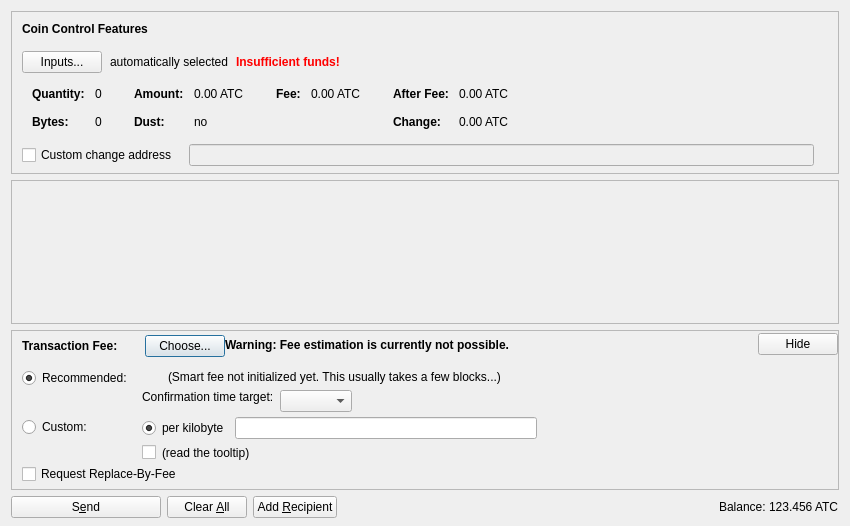
<?xml version="1.0" encoding="UTF-8"?>
<ui version="4.0">
 <class>SendCoinsDialog</class>
 <widget class="QDialog" name="SendCoinsDialog">
  <property name="geometry">
   <rect>
    <x>0</x>
    <y>0</y>
    <width>850</width>
    <height>526</height>
   </rect>
  </property>
  <property name="windowTitle">
   <string>Send Coins</string>
  </property>
  <layout class="QVBoxLayout" name="verticalLayout" stretch="0,1,0,0">
   <property name="bottomMargin">
    <number>8</number>
   </property>
   <item>
    <widget class="QFrame" name="frameCoinControl">
     <property name="sizePolicy">
      <sizepolicy hsizetype="Expanding" vsizetype="Expanding">
       <horstretch>0</horstretch>
       <verstretch>0</verstretch>
      </sizepolicy>
     </property>
     <property name="maximumSize">
      <size>
       <width>16777215</width>
       <height>16777215</height>
      </size>
     </property>
     <property name="frameShape">
      <enum>QFrame::StyledPanel</enum>
     </property>
     <property name="frameShadow">
      <enum>QFrame::Sunken</enum>
     </property>
     <layout class="QVBoxLayout" name="verticalLayoutCoinControl2">
      <property name="spacing">
       <number>0</number>
      </property>
      <property name="leftMargin">
       <number>0</number>
      </property>
      <property name="topMargin">
       <number>0</number>
      </property>
      <property name="rightMargin">
       <number>0</number>
      </property>
      <property name="bottomMargin">
       <number>6</number>
      </property>
      <item>
       <layout class="QVBoxLayout" name="verticalLayoutCoinControl" stretch="0,0,0,0,1">
        <property name="spacing">
         <number>0</number>
        </property>
        <property name="leftMargin">
         <number>10</number>
        </property>
        <property name="topMargin">
         <number>10</number>
        </property>
        <item>
         <layout class="QHBoxLayout" name="horizontalLayoutCoinControl1">
          <property name="bottomMargin">
           <number>15</number>
          </property>
          <item>
           <widget class="QLabel" name="labelCoinControlFeatures">
            <property name="sizePolicy">
             <sizepolicy hsizetype="Preferred" vsizetype="Maximum">
              <horstretch>0</horstretch>
              <verstretch>0</verstretch>
             </sizepolicy>
            </property>
            <property name="font">
             <font>
              <weight>75</weight>
              <bold>true</bold>
             </font>
            </property>
            <property name="styleSheet">
             <string notr="true">font-weight:bold;</string>
            </property>
            <property name="text">
             <string>Coin Control Features</string>
            </property>
           </widget>
          </item>
         </layout>
        </item>
        <item>
         <layout class="QHBoxLayout" name="horizontalLayoutCoinControl2" stretch="0,0,0,0">
          <property name="spacing">
           <number>8</number>
          </property>
          <property name="bottomMargin">
           <number>10</number>
          </property>
          <item>
           <widget class="QPushButton" name="pushButtonCoinControl">
            <property name="styleSheet">
             <string notr="true"/>
            </property>
            <property name="text">
             <string>Inputs...</string>
            </property>
            <property name="autoDefault">
             <bool>false</bool>
            </property>
           </widget>
          </item>
          <item>
           <widget class="QLabel" name="labelCoinControlAutomaticallySelected">
            <property name="text">
             <string>automatically selected</string>
            </property>
            <property name="margin">
             <number>5</number>
            </property>
           </widget>
          </item>
          <item>
           <widget class="QLabel" name="labelCoinControlInsuffFunds">
            <property name="font">
             <font>
              <weight>75</weight>
              <bold>true</bold>
             </font>
            </property>
            <property name="styleSheet">
             <string notr="true">color:red;font-weight:bold;</string>
            </property>
            <property name="text">
             <string>Insufficient funds!</string>
            </property>
            <property name="margin">
             <number>5</number>
            </property>
           </widget>
          </item>
          <item>
           <spacer name="horizontalSpacerCoinControl">
            <property name="orientation">
             <enum>Qt::Horizontal</enum>
            </property>
            <property name="sizeHint" stdset="0">
             <size>
              <width>40</width>
              <height>1</height>
             </size>
            </property>
           </spacer>
          </item>
         </layout>
        </item>
        <item>
         <widget class="QWidget" name="widgetCoinControl" native="true">
          <property name="sizePolicy">
           <sizepolicy hsizetype="Preferred" vsizetype="Preferred">
            <horstretch>0</horstretch>
            <verstretch>0</verstretch>
           </sizepolicy>
          </property>
          <property name="minimumSize">
           <size>
            <width>0</width>
            <height>0</height>
           </size>
          </property>
          <property name="styleSheet">
           <string notr="true"/>
          </property>
          <layout class="QHBoxLayout" name="horizontalLayoutCoinControl5">
           <property name="leftMargin">
            <number>0</number>
           </property>
           <property name="topMargin">
            <number>0</number>
           </property>
           <property name="rightMargin">
            <number>0</number>
           </property>
           <property name="bottomMargin">
            <number>0</number>
           </property>
           <item>
            <layout class="QHBoxLayout" name="horizontalLayoutCoinControl3" stretch="0,0,0,1">
             <property name="spacing">
              <number>20</number>
             </property>
             <property name="topMargin">
              <number>0</number>
             </property>
             <property name="bottomMargin">
              <number>10</number>
             </property>
             <item>
              <layout class="QFormLayout" name="formLayoutCoinControl1">
               <property name="horizontalSpacing">
                <number>10</number>
               </property>
               <property name="verticalSpacing">
                <number>14</number>
               </property>
               <property name="leftMargin">
                <number>10</number>
               </property>
               <property name="topMargin">
                <number>4</number>
               </property>
               <property name="rightMargin">
                <number>6</number>
               </property>
               <item row="0" column="0">
                <widget class="QLabel" name="labelCoinControlQuantityText">
                 <property name="font">
                  <font>
                   <weight>75</weight>
                   <bold>true</bold>
                  </font>
                 </property>
                 <property name="text">
                  <string>Quantity:</string>
                 </property>
                 <property name="margin">
                  <number>0</number>
                 </property>
                </widget>
               </item>
               <item row="0" column="1">
                <widget class="QLabel" name="labelCoinControlQuantity">
                 <property name="cursor">
                  <cursorShape>IBeamCursor</cursorShape>
                 </property>
                 <property name="contextMenuPolicy">
                  <enum>Qt::ActionsContextMenu</enum>
                 </property>
                 <property name="text">
                  <string notr="true">0</string>
                 </property>
                 <property name="margin">
                  <number>0</number>
                 </property>
                 <property name="textInteractionFlags">
                  <set>Qt::LinksAccessibleByMouse|Qt::TextSelectableByKeyboard|Qt::TextSelectableByMouse</set>
                 </property>
                </widget>
               </item>
               <item row="1" column="0">
                <widget class="QLabel" name="labelCoinControlBytesText">
                 <property name="font">
                  <font>
                   <weight>75</weight>
                   <bold>true</bold>
                  </font>
                 </property>
                 <property name="text">
                  <string>Bytes:</string>
                 </property>
                </widget>
               </item>
               <item row="1" column="1">
                <widget class="QLabel" name="labelCoinControlBytes">
                 <property name="cursor">
                  <cursorShape>IBeamCursor</cursorShape>
                 </property>
                 <property name="contextMenuPolicy">
                  <enum>Qt::ActionsContextMenu</enum>
                 </property>
                 <property name="text">
                  <string notr="true">0</string>
                 </property>
                 <property name="textInteractionFlags">
                  <set>Qt::LinksAccessibleByMouse|Qt::TextSelectableByKeyboard|Qt::TextSelectableByMouse</set>
                 </property>
                </widget>
               </item>
              </layout>
             </item>
             <item>
              <layout class="QFormLayout" name="formLayoutCoinControl2">
               <property name="horizontalSpacing">
                <number>10</number>
               </property>
               <property name="verticalSpacing">
                <number>14</number>
               </property>
               <property name="leftMargin">
                <number>6</number>
               </property>
               <property name="topMargin">
                <number>4</number>
               </property>
               <property name="rightMargin">
                <number>6</number>
               </property>
               <item row="0" column="0">
                <widget class="QLabel" name="labelCoinControlAmountText">
                 <property name="font">
                  <font>
                   <weight>75</weight>
                   <bold>true</bold>
                  </font>
                 </property>
                 <property name="text">
                  <string>Amount:</string>
                 </property>
                 <property name="margin">
                  <number>0</number>
                 </property>
                </widget>
               </item>
               <item row="0" column="1">
                <widget class="QLabel" name="labelCoinControlAmount">
                 <property name="cursor">
                  <cursorShape>IBeamCursor</cursorShape>
                 </property>
                 <property name="contextMenuPolicy">
                  <enum>Qt::ActionsContextMenu</enum>
                 </property>
                 <property name="text">
                  <string notr="true">0.00 ATC</string>
                 </property>
                 <property name="textInteractionFlags">
                  <set>Qt::LinksAccessibleByMouse|Qt::TextSelectableByKeyboard|Qt::TextSelectableByMouse</set>
                 </property>
                </widget>
               </item>
               <item row="1" column="0">
                <widget class="QLabel" name="labelCoinControlLowOutputText">
                 <property name="font">
                  <font>
                   <weight>75</weight>
                   <bold>true</bold>
                  </font>
                 </property>
                 <property name="text">
                  <string>Dust:</string>
                 </property>
                </widget>
               </item>
               <item row="1" column="1">
                <widget class="QLabel" name="labelCoinControlLowOutput">
                 <property name="cursor">
                  <cursorShape>IBeamCursor</cursorShape>
                 </property>
                 <property name="contextMenuPolicy">
                  <enum>Qt::ActionsContextMenu</enum>
                 </property>
                 <property name="text">
                  <string notr="true">no</string>
                 </property>
                 <property name="textInteractionFlags">
                  <set>Qt::LinksAccessibleByMouse|Qt::TextSelectableByKeyboard|Qt::TextSelectableByMouse</set>
                 </property>
                </widget>
               </item>
              </layout>
             </item>
             <item>
              <layout class="QFormLayout" name="formLayoutCoinControl3">
               <property name="horizontalSpacing">
                <number>10</number>
               </property>
               <property name="verticalSpacing">
                <number>14</number>
               </property>
               <property name="leftMargin">
                <number>6</number>
               </property>
               <property name="topMargin">
                <number>4</number>
               </property>
               <property name="rightMargin">
                <number>6</number>
               </property>
               <item row="0" column="0">
                <widget class="QLabel" name="labelCoinControlFeeText">
                 <property name="font">
                  <font>
                   <weight>75</weight>
                   <bold>true</bold>
                  </font>
                 </property>
                 <property name="text">
                  <string>Fee:</string>
                 </property>
                 <property name="margin">
                  <number>0</number>
                 </property>
                </widget>
               </item>
               <item row="0" column="1">
                <widget class="QLabel" name="labelCoinControlFee">
                 <property name="cursor">
                  <cursorShape>IBeamCursor</cursorShape>
                 </property>
                 <property name="contextMenuPolicy">
                  <enum>Qt::ActionsContextMenu</enum>
                 </property>
                 <property name="text">
                  <string notr="true">0.00 ATC</string>
                 </property>
                 <property name="textInteractionFlags">
                  <set>Qt::LinksAccessibleByMouse|Qt::TextSelectableByKeyboard|Qt::TextSelectableByMouse</set>
                 </property>
                </widget>
               </item>
              </layout>
             </item>
             <item>
              <layout class="QFormLayout" name="formLayoutCoinControl4">
               <property name="horizontalSpacing">
                <number>10</number>
               </property>
               <property name="verticalSpacing">
                <number>14</number>
               </property>
               <property name="leftMargin">
                <number>6</number>
               </property>
               <property name="topMargin">
                <number>4</number>
               </property>
               <property name="rightMargin">
                <number>6</number>
               </property>
               <item row="0" column="0">
                <widget class="QLabel" name="labelCoinControlAfterFeeText">
                 <property name="font">
                  <font>
                   <weight>75</weight>
                   <bold>true</bold>
                  </font>
                 </property>
                 <property name="text">
                  <string>After Fee:</string>
                 </property>
                 <property name="margin">
                  <number>0</number>
                 </property>
                </widget>
               </item>
               <item row="0" column="1">
                <widget class="QLabel" name="labelCoinControlAfterFee">
                 <property name="cursor">
                  <cursorShape>IBeamCursor</cursorShape>
                 </property>
                 <property name="contextMenuPolicy">
                  <enum>Qt::ActionsContextMenu</enum>
                 </property>
                 <property name="text">
                  <string notr="true">0.00 ATC</string>
                 </property>
                 <property name="textInteractionFlags">
                  <set>Qt::LinksAccessibleByMouse|Qt::TextSelectableByKeyboard|Qt::TextSelectableByMouse</set>
                 </property>
                </widget>
               </item>
               <item row="1" column="0">
                <widget class="QLabel" name="labelCoinControlChangeText">
                 <property name="font">
                  <font>
                   <weight>75</weight>
                   <bold>true</bold>
                  </font>
                 </property>
                 <property name="text">
                  <string>Change:</string>
                 </property>
                </widget>
               </item>
               <item row="1" column="1">
                <widget class="QLabel" name="labelCoinControlChange">
                 <property name="cursor">
                  <cursorShape>IBeamCursor</cursorShape>
                 </property>
                 <property name="contextMenuPolicy">
                  <enum>Qt::ActionsContextMenu</enum>
                 </property>
                 <property name="text">
                  <string notr="true">0.00 ATC</string>
                 </property>
                 <property name="textInteractionFlags">
                  <set>Qt::LinksAccessibleByMouse|Qt::TextSelectableByKeyboard|Qt::TextSelectableByMouse</set>
                 </property>
                </widget>
               </item>
              </layout>
             </item>
            </layout>
           </item>
          </layout>
         </widget>
        </item>
        <item>
         <layout class="QHBoxLayout" name="horizontalLayoutCoinControl4" stretch="0,0,0">
          <property name="spacing">
           <number>12</number>
          </property>
          <property name="sizeConstraint">
           <enum>QLayout::SetDefaultConstraint</enum>
          </property>
          <property name="topMargin">
           <number>5</number>
          </property>
          <property name="rightMargin">
           <number>5</number>
          </property>
          <item>
           <widget class="QCheckBox" name="checkBoxCoinControlChange">
            <property name="toolTip">
             <string>If this is activated, but the change address is empty or invalid, change will be sent to a newly generated address.</string>
            </property>
            <property name="text">
             <string>Custom change address</string>
            </property>
           </widget>
          </item>
          <item>
           <widget class="QValidatedLineEdit" name="lineEditCoinControlChange">
            <property name="enabled">
             <bool>false</bool>
            </property>
            <property name="sizePolicy">
             <sizepolicy hsizetype="Expanding" vsizetype="Fixed">
              <horstretch>0</horstretch>
              <verstretch>0</verstretch>
             </sizepolicy>
            </property>
           </widget>
          </item>
          <item>
           <widget class="QLabel" name="labelCoinControlChangeLabel">
            <property name="sizePolicy">
             <sizepolicy hsizetype="Preferred" vsizetype="Expanding">
              <horstretch>0</horstretch>
              <verstretch>0</verstretch>
             </sizepolicy>
            </property>
            <property name="minimumSize">
             <size>
              <width>0</width>
              <height>0</height>
             </size>
            </property>
            <property name="text">
             <string/>
            </property>
            <property name="margin">
             <number>3</number>
            </property>
           </widget>
          </item>
         </layout>
        </item>
        <item>
         <spacer name="verticalSpacerCoinControl">
          <property name="orientation">
           <enum>Qt::Vertical</enum>
          </property>
          <property name="sizeHint" stdset="0">
           <size>
            <width>800</width>
            <height>1</height>
           </size>
          </property>
         </spacer>
        </item>
       </layout>
      </item>
     </layout>
    </widget>
   </item>
   <item>
    <widget class="QScrollArea" name="scrollArea">
     <property name="widgetResizable">
      <bool>true</bool>
     </property>
     <widget class="QWidget" name="scrollAreaWidgetContents">
      <property name="geometry">
       <rect>
        <x>0</x>
        <y>0</y>
        <width>830</width>
        <height>104</height>
       </rect>
      </property>
      <layout class="QVBoxLayout" name="verticalLayout_2" stretch="0,1">
       <property name="leftMargin">
        <number>0</number>
       </property>
       <property name="topMargin">
        <number>0</number>
       </property>
       <property name="rightMargin">
        <number>0</number>
       </property>
       <property name="bottomMargin">
        <number>0</number>
       </property>
       <item>
        <layout class="QVBoxLayout" name="entries">
         <property name="spacing">
          <number>6</number>
         </property>
        </layout>
       </item>
       <item>
        <spacer name="verticalSpacer">
         <property name="orientation">
          <enum>Qt::Vertical</enum>
         </property>
         <property name="sizeHint" stdset="0">
          <size>
           <width>20</width>
           <height>40</height>
          </size>
         </property>
        </spacer>
       </item>
      </layout>
     </widget>
    </widget>
   </item>
   <item>
    <widget class="QFrame" name="frameFee">
     <property name="sizePolicy">
      <sizepolicy hsizetype="Expanding" vsizetype="Expanding">
       <horstretch>0</horstretch>
       <verstretch>0</verstretch>
      </sizepolicy>
     </property>
     <property name="maximumSize">
      <size>
       <width>16777215</width>
       <height>16777215</height>
      </size>
     </property>
     <property name="frameShape">
      <enum>QFrame::StyledPanel</enum>
     </property>
     <property name="frameShadow">
      <enum>QFrame::Sunken</enum>
     </property>
     <layout class="QVBoxLayout" name="verticalLayoutFee1">
      <property name="spacing">
       <number>0</number>
      </property>
      <property name="leftMargin">
       <number>0</number>
      </property>
      <property name="topMargin">
       <number>0</number>
      </property>
      <property name="rightMargin">
       <number>0</number>
      </property>
      <property name="bottomMargin">
       <number>0</number>
      </property>
      <item>
       <layout class="QVBoxLayout" name="verticalLayoutFee2" stretch="0,0,0">
        <property name="spacing">
         <number>0</number>
        </property>
        <property name="leftMargin">
         <number>10</number>
        </property>
        <property name="topMargin">
         <number>0</number>
        </property>
        <item>
         <layout class="QHBoxLayout" name="horizontalLayoutFee1">
          <property name="bottomMargin">
           <number>0</number>
          </property>
          <item>
           <layout class="QVBoxLayout" name="verticalLayoutFee7">
            <property name="spacing">
             <number>0</number>
            </property>
            <item>
             <spacer name="verticalSpacerSmartFee">
              <property name="orientation">
               <enum>Qt::Vertical</enum>
              </property>
              <property name="sizeType">
               <enum>QSizePolicy::Fixed</enum>
              </property>
              <property name="sizeHint" stdset="0">
               <size>
                <width>1</width>
                <height>4</height>
               </size>
              </property>
             </spacer>
            </item>
            <item>
             <layout class="QHBoxLayout" name="horizontalLayoutSmartFee">
              <property name="spacing">
               <number>10</number>
              </property>
              <item>
               <widget class="QLabel" name="labelFeeHeadline">
                <property name="sizePolicy">
                 <sizepolicy hsizetype="Preferred" vsizetype="Maximum">
                  <horstretch>0</horstretch>
                  <verstretch>0</verstretch>
                 </sizepolicy>
                </property>
                <property name="font">
                 <font>
                  <weight>75</weight>
                  <bold>true</bold>
                 </font>
                </property>
                <property name="styleSheet">
                 <string notr="true">font-weight:bold;</string>
                </property>
                <property name="text">
                 <string>Transaction Fee:</string>
                </property>
               </widget>
              </item>
              <item>
               <widget class="QLabel" name="labelFeeMinimized">
                <property name="text">
                 <string/>
                </property>
               </widget>
              </item>
              <item>
               <widget class="QPushButton" name="buttonChooseFee">
                <property name="text">
                 <string>Choose...</string>
                </property>
               </widget>
              </item>
             </layout>
            </item>
            <item>
             <spacer name="verticalSpacer_5">
              <property name="orientation">
               <enum>Qt::Vertical</enum>
              </property>
              <property name="sizeHint" stdset="0">
               <size>
                <width>1</width>
                <height>1</height>
               </size>
              </property>
             </spacer>
            </item>
           </layout>
          </item>
          <item>
           <widget class="QLabel" name="fallbackFeeWarningLabel">
            <property name="toolTip">
             <string>Using the fallbackfee can result in sending a transaction that will take several hours or days (or never) to confirm. Consider choosing your fee manually or wait until you have validated the complete chain.</string>
            </property>
            <property name="font">
            <font>
                <weight>75</weight>
                <bold>true</bold>
            </font>
            </property>
            <property name="text">
             <string>Warning: Fee estimation is currently not possible.</string>
            </property>
            <property name="wordWrap">
             <bool>false</bool>
            </property>
           </widget>
          </item>
          <item>
           <spacer name="horizontalSpacer_4">
            <property name="orientation">
             <enum>Qt::Horizontal</enum>
            </property>
            <property name="sizeType">
             <enum>QSizePolicy::MinimumExpanding</enum>
            </property>
            <property name="sizeHint" stdset="0">
             <size>
              <width>40</width>
              <height>20</height>
             </size>
            </property>
           </spacer>
          </item>
          <item>
           <widget class="QPushButton" name="buttonMinimizeFee">
            <property name="toolTip">
             <string>collapse fee-settings</string>
            </property>
            <property name="text">
             <string>Hide</string>
            </property>
           </widget>
          </item>
         </layout>
        </item>
        <item>
         <widget class="QFrame" name="frameFeeSelection">
          <layout class="QVBoxLayout" name="verticalLayoutFee12">
           <property name="spacing">
            <number>0</number>
           </property>
           <property name="leftMargin">
            <number>0</number>
           </property>
           <property name="topMargin">
            <number>0</number>
           </property>
           <property name="rightMargin">
            <number>0</number>
           </property>
           <property name="bottomMargin">
            <number>0</number>
           </property>
           <item>
            <layout class="QGridLayout" name="gridLayoutFee">
             <property name="topMargin">
              <number>10</number>
             </property>
             <property name="bottomMargin">
              <number>4</number>
             </property>
             <property name="horizontalSpacing">
              <number>10</number>
             </property>
             <property name="verticalSpacing">
              <number>4</number>
             </property>
             <item row="1" column="1">
              <layout class="QVBoxLayout" name="verticalLayoutFee8">
               <property name="spacing">
                <number>6</number>
               </property>
               <item>
                <layout class="QHBoxLayout" name="horizontalLayoutFee13">
                 <item>
                  <widget class="QRadioButton" name="radioCustomPerKilobyte">
                   <property name="toolTip">
                    <string>If the custom fee is set to 1000 satoshis and the transaction is only 250 bytes, then &quot;per kilobyte&quot; only pays 250 satoshis in fee, while &quot;total at least&quot; pays 1000 satoshis. For transactions bigger than a kilobyte both pay by kilobyte.</string>
                   </property>
                   <property name="text">
                    <string>per kilobyte</string>
                   </property>
                   <property name="checked">
                    <bool>true</bool>
                   </property>
                   <attribute name="buttonGroup">
                    <string notr="true">groupCustomFee</string>
                   </attribute>
                  </widget>
                 </item>
                 <item>
                  <widget class="BitcoinAmountField" name="customFee"/>
                 </item>
                 <item>
                  <spacer name="horizontalSpacer_6">
                   <property name="orientation">
                    <enum>Qt::Horizontal</enum>
                   </property>
                   <property name="sizeHint" stdset="0">
                    <size>
                     <width>1</width>
                     <height>1</height>
                    </size>
                   </property>
                  </spacer>
                 </item>
                </layout>
               </item>
               <item>
                <layout class="QHBoxLayout" name="horizontalLayoutFee8">
                 <item>
                  <widget class="QCheckBox" name="checkBoxMinimumFee">
                   <property name="toolTip">
                    <string>Paying only the minimum fee is just fine as long as there is less transaction volume than space in the blocks. But be aware that this can end up in a never confirming transaction once there is more demand for ateccoin transactions than the network can process.</string>
                   </property>
                   <property name="text">
                    <string/>
                   </property>
                  </widget>
                 </item>
                 <item>
                  <widget class="QLabel" name="labelMinFeeWarning">
                   <property name="enabled">
                    <bool>true</bool>
                   </property>
                   <property name="toolTip">
                    <string>Paying only the minimum fee is just fine as long as there is less transaction volume than space in the blocks. But be aware that this can end up in a never confirming transaction once there is more demand for ateccoin transactions than the network can process.</string>
                   </property>
                   <property name="text">
                    <string>(read the tooltip)</string>
                   </property>
                   <property name="margin">
                    <number>5</number>
                   </property>
                  </widget>
                 </item>
                 <item>
                  <spacer name="horizontalSpacer_2">
                   <property name="orientation">
                    <enum>Qt::Horizontal</enum>
                   </property>
                   <property name="sizeHint" stdset="0">
                    <size>
                     <width>1</width>
                     <height>1</height>
                    </size>
                   </property>
                  </spacer>
                 </item>
                </layout>
               </item>
              </layout>
             </item>
             <item row="0" column="0">
              <layout class="QVBoxLayout" name="verticalLayoutFee4" stretch="0,1">
               <item>
                <widget class="QRadioButton" name="radioSmartFee">
                 <property name="text">
                  <string>Recommended:</string>
                 </property>
                 <property name="checked">
                  <bool>true</bool>
                 </property>
                 <attribute name="buttonGroup">
                  <string notr="true">groupFee</string>
                 </attribute>
                </widget>
               </item>
               <item>
                <spacer name="verticalSpacer_2">
                 <property name="orientation">
                  <enum>Qt::Vertical</enum>
                 </property>
                 <property name="sizeHint" stdset="0">
                  <size>
                   <width>1</width>
                   <height>1</height>
                  </size>
                 </property>
                </spacer>
               </item>
              </layout>
             </item>
             <item row="1" column="0">
              <layout class="QVBoxLayout" name="verticalLayoutFee9" stretch="0,1">
               <item>
                <widget class="QRadioButton" name="radioCustomFee">
                 <property name="text">
                  <string>Custom:</string>
                 </property>
                 <attribute name="buttonGroup">
                  <string notr="true">groupFee</string>
                 </attribute>
                </widget>
               </item>
               <item>
                <spacer name="verticalSpacer_6">
                 <property name="orientation">
                  <enum>Qt::Vertical</enum>
                 </property>
                 <property name="sizeHint" stdset="0">
                  <size>
                   <width>1</width>
                   <height>1</height>
                  </size>
                 </property>
                </spacer>
               </item>
              </layout>
             </item>
             <item row="0" column="1">
              <layout class="QVBoxLayout" name="verticalLayoutFee3" stretch="0,0,1">
               <property name="spacing">
                <number>6</number>
               </property>
               <property name="topMargin">
                <number>2</number>
               </property>
               <item>
                <layout class="QHBoxLayout" name="horizontalLayoutFee12">
                 <item>
                  <widget class="QLabel" name="labelSmartFee">
                   <property name="text">
                    <string/>
                   </property>
                   <property name="margin">
                    <number>2</number>
                   </property>
                  </widget>
                 </item>
                 <item>
                  <widget class="QLabel" name="labelFeeEstimation">
                   <property name="text">
                    <string/>
                   </property>
                  </widget>
                 </item>
                 <item>
                  <widget class="QLabel" name="labelSmartFee2">
                   <property name="text">
                    <string>(Smart fee not initialized yet. This usually takes a few blocks...)</string>
                   </property>
                   <property name="margin">
                    <number>2</number>
                   </property>
                  </widget>
                 </item>
                 <item>
                  <spacer name="horizontalSpacer_5">
                   <property name="orientation">
                    <enum>Qt::Horizontal</enum>
                   </property>
                   <property name="sizeHint" stdset="0">
                    <size>
                     <width>1</width>
                     <height>1</height>
                    </size>
                   </property>
                  </spacer>
                 </item>
                </layout>
               </item>
               <item>
                <layout class="QHBoxLayout" name="horizontalLayoutFee9">
                 <item>
                  <layout class="QVBoxLayout" name="verticalLayoutFee6">
                   <item>
                    <widget class="QLabel" name="labelSmartFee3">
                     <property name="text">
                      <string>Confirmation time target:</string>
                     </property>
                     <property name="margin">
                      <number>2</number>
                     </property>
                    </widget>
                   </item>
                   <item>
                    <spacer name="verticalSpacer_3">
                     <property name="orientation">
                      <enum>Qt::Vertical</enum>
                     </property>
                     <property name="sizeHint" stdset="0">
                      <size>
                       <width>1</width>
                       <height>1</height>
                      </size>
                     </property>
                    </spacer>
                   </item>
                  </layout>
                 </item>
                 <item>
                  <layout class="QVBoxLayout" name="verticalLayoutFee5">
                   <property name="rightMargin">
                    <number>30</number>
                   </property>
                   <item>
                    <layout class="QHBoxLayout" name="horizontalLayoutConfTarget">
                     <property name="bottomMargin">
                      <number>0</number>
                     </property>
                     <item>
                      <widget class="QComboBox" name="confTargetSelector"/>
                     </item>
                     <item>
                      <spacer name="horizontalSpacerConfTarget">
                       <property name="orientation">
                        <enum>Qt::Horizontal</enum>
                       </property>
                       <property name="sizeHint" stdset="0">
                        <size>
                         <width>40</width>
                         <height>20</height>
                        </size>
                       </property>
                      </spacer>
                     </item>
                    </layout>
                   </item>
                  </layout>
                 </item>
                </layout>
               </item>
               <item>
                <spacer name="verticalSpacer_4">
                 <property name="orientation">
                  <enum>Qt::Vertical</enum>
                 </property>
                 <property name="sizeHint" stdset="0">
                  <size>
                   <width>1</width>
                   <height>1</height>
                  </size>
                 </property>
                </spacer>
               </item>
              </layout>
             </item>
            </layout>
           </item>
           <item>
            <widget class="QCheckBox" name="optInRBF">
             <property name="text">
              <string>Request Replace-By-Fee</string>
             </property>
             <property name="toolTip">
              <string>Indicates that the sender may wish to replace this transaction with a new one paying higher fees (prior to being confirmed).</string>
             </property>
            </widget>
           </item>
          </layout>
         </widget>
        </item>
        <item>
         <spacer name="verticalSpacerFee">
          <property name="orientation">
           <enum>Qt::Vertical</enum>
          </property>
          <property name="sizeHint" stdset="0">
           <size>
            <width>40</width>
            <height>5</height>
           </size>
          </property>
         </spacer>
        </item>
       </layout>
      </item>
     </layout>
    </widget>
   </item>
   <item>
    <layout class="QHBoxLayout" name="horizontalLayout">
     <item>
      <widget class="QPushButton" name="sendButton">
       <property name="minimumSize">
        <size>
         <width>150</width>
         <height>0</height>
        </size>
       </property>
       <property name="toolTip">
        <string>Confirm the send action</string>
       </property>
       <property name="text">
        <string>S&amp;end</string>
       </property>
       <property name="icon">
        <iconset resource="../bitcoin.qrc">
         <normaloff>:/icons/send</normaloff>:/icons/send</iconset>
       </property>
       <property name="autoDefault">
        <bool>false</bool>
       </property>
       <property name="default">
        <bool>false</bool>
       </property>
      </widget>
     </item>
     <item>
      <widget class="QPushButton" name="clearButton">
       <property name="sizePolicy">
        <sizepolicy hsizetype="Minimum" vsizetype="Fixed">
         <horstretch>0</horstretch>
         <verstretch>0</verstretch>
        </sizepolicy>
       </property>
       <property name="toolTip">
        <string>Clear all fields of the form.</string>
       </property>
       <property name="text">
        <string>Clear &amp;All</string>
       </property>
       <property name="icon">
        <iconset resource="../bitcoin.qrc">
         <normaloff>:/icons/remove</normaloff>:/icons/remove</iconset>
       </property>
       <property name="autoDefault">
        <bool>false</bool>
       </property>
      </widget>
     </item>
     <item>
      <widget class="QPushButton" name="addButton">
       <property name="toolTip">
        <string>Send to multiple recipients at once</string>
       </property>
       <property name="text">
        <string>Add &amp;Recipient</string>
       </property>
       <property name="icon">
        <iconset resource="../bitcoin.qrc">
         <normaloff>:/icons/add</normaloff>:/icons/add</iconset>
       </property>
       <property name="autoDefault">
        <bool>false</bool>
       </property>
      </widget>
     </item>
     <item>
      <spacer name="horizontalSpacer">
       <property name="orientation">
        <enum>Qt::Horizontal</enum>
       </property>
       <property name="sizeHint" stdset="0">
        <size>
         <width>40</width>
         <height>20</height>
        </size>
       </property>
      </spacer>
     </item>
     <item>
      <layout class="QHBoxLayout" name="horizontalLayout_2">
       <property name="spacing">
        <number>3</number>
       </property>
       <item>
        <widget class="QLabel" name="label">
         <property name="sizePolicy">
          <sizepolicy hsizetype="Preferred" vsizetype="Fixed">
           <horstretch>0</horstretch>
           <verstretch>0</verstretch>
          </sizepolicy>
         </property>
         <property name="text">
          <string>Balance:</string>
         </property>
        </widget>
       </item>
       <item>
        <widget class="QLabel" name="labelBalance">
         <property name="sizePolicy">
          <sizepolicy hsizetype="Preferred" vsizetype="Fixed">
           <horstretch>0</horstretch>
           <verstretch>0</verstretch>
          </sizepolicy>
         </property>
         <property name="cursor">
          <cursorShape>IBeamCursor</cursorShape>
         </property>
         <property name="text">
          <string notr="true">123.456 ATC</string>
         </property>
         <property name="textInteractionFlags">
          <set>Qt::LinksAccessibleByMouse|Qt::TextSelectableByKeyboard|Qt::TextSelectableByMouse</set>
         </property>
        </widget>
       </item>
      </layout>
     </item>
    </layout>
   </item>
  </layout>
 </widget>
 <customwidgets>
  <customwidget>
   <class>QValidatedLineEdit</class>
   <extends>QLineEdit</extends>
   <header>qvalidatedlineedit.h</header>
  </customwidget>
  <customwidget>
   <class>BitcoinAmountField</class>
   <extends>QLineEdit</extends>
   <header>bitcoinamountfield.h</header>
   <container>1</container>
  </customwidget>
 </customwidgets>
 <resources>
  <include location="../bitcoin.qrc"/>
 </resources>
 <connections/>
 <buttongroups>
  <buttongroup name="groupFee"/>
  <buttongroup name="groupCustomFee"/>
 </buttongroups>
</ui>
